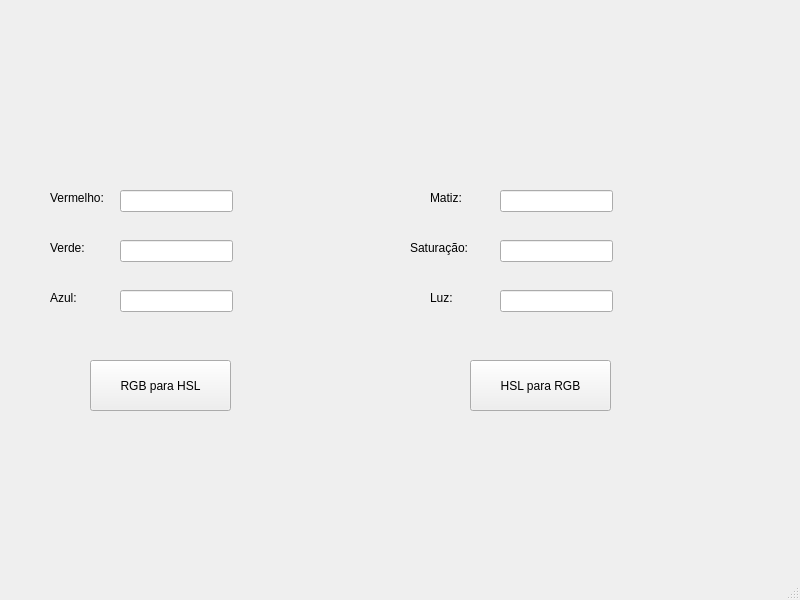
<?xml version="1.0" encoding="UTF-8"?>
<ui version="4.0">
 <class>MainWindow</class>
 <widget class="QMainWindow" name="MainWindow">
  <property name="geometry">
   <rect>
    <x>0</x>
    <y>0</y>
    <width>800</width>
    <height>600</height>
   </rect>
  </property>
  <property name="windowTitle">
   <string>MainWindow</string>
  </property>
  <widget class="QWidget" name="centralwidget">
   <widget class="QLabel" name="label">
    <property name="geometry">
     <rect>
      <x>50</x>
      <y>190</y>
      <width>71</width>
      <height>16</height>
     </rect>
    </property>
    <property name="text">
     <string>Vermelho:</string>
    </property>
   </widget>
   <widget class="QLabel" name="label_2">
    <property name="geometry">
     <rect>
      <x>50</x>
      <y>240</y>
      <width>55</width>
      <height>16</height>
     </rect>
    </property>
    <property name="text">
     <string>Verde:</string>
    </property>
   </widget>
   <widget class="QLabel" name="label_3">
    <property name="geometry">
     <rect>
      <x>50</x>
      <y>290</y>
      <width>55</width>
      <height>16</height>
     </rect>
    </property>
    <property name="text">
     <string>Azul:</string>
    </property>
   </widget>
   <widget class="QLabel" name="Matiz">
    <property name="geometry">
     <rect>
      <x>430</x>
      <y>190</y>
      <width>55</width>
      <height>16</height>
     </rect>
    </property>
    <property name="text">
     <string>Matiz:</string>
    </property>
   </widget>
   <widget class="QLabel" name="label_5">
    <property name="geometry">
     <rect>
      <x>410</x>
      <y>240</y>
      <width>71</width>
      <height>16</height>
     </rect>
    </property>
    <property name="text">
     <string>Saturação:</string>
    </property>
   </widget>
   <widget class="QLabel" name="label_6">
    <property name="geometry">
     <rect>
      <x>430</x>
      <y>290</y>
      <width>55</width>
      <height>16</height>
     </rect>
    </property>
    <property name="text">
     <string>Luz:</string>
    </property>
   </widget>
   <widget class="QPushButton" name="RGBtoHSL">
    <property name="geometry">
     <rect>
      <x>90</x>
      <y>360</y>
      <width>141</width>
      <height>51</height>
     </rect>
    </property>
    <property name="text">
     <string>RGB para HSL</string>
    </property>
   </widget>
   <widget class="QLineEdit" name="red">
    <property name="geometry">
     <rect>
      <x>120</x>
      <y>190</y>
      <width>113</width>
      <height>22</height>
     </rect>
    </property>
   </widget>
   <widget class="QLineEdit" name="green">
    <property name="geometry">
     <rect>
      <x>120</x>
      <y>240</y>
      <width>113</width>
      <height>22</height>
     </rect>
    </property>
   </widget>
   <widget class="QLineEdit" name="blue">
    <property name="geometry">
     <rect>
      <x>120</x>
      <y>290</y>
      <width>113</width>
      <height>22</height>
     </rect>
    </property>
   </widget>
   <widget class="QLineEdit" name="sat">
    <property name="geometry">
     <rect>
      <x>500</x>
      <y>240</y>
      <width>113</width>
      <height>22</height>
     </rect>
    </property>
   </widget>
   <widget class="QLineEdit" name="hue">
    <property name="geometry">
     <rect>
      <x>500</x>
      <y>190</y>
      <width>113</width>
      <height>22</height>
     </rect>
    </property>
   </widget>
   <widget class="QLineEdit" name="light">
    <property name="geometry">
     <rect>
      <x>500</x>
      <y>290</y>
      <width>113</width>
      <height>22</height>
     </rect>
    </property>
   </widget>
   <widget class="QPushButton" name="HSLtoRGB">
    <property name="geometry">
     <rect>
      <x>470</x>
      <y>360</y>
      <width>141</width>
      <height>51</height>
     </rect>
    </property>
    <property name="text">
     <string>HSL para RGB</string>
    </property>
   </widget>
  </widget>
  <widget class="QMenuBar" name="menubar">
   <property name="geometry">
    <rect>
     <x>0</x>
     <y>0</y>
     <width>800</width>
     <height>26</height>
    </rect>
   </property>
  </widget>
  <widget class="QStatusBar" name="statusbar"/>
 </widget>
 <resources/>
 <connections/>
</ui>
